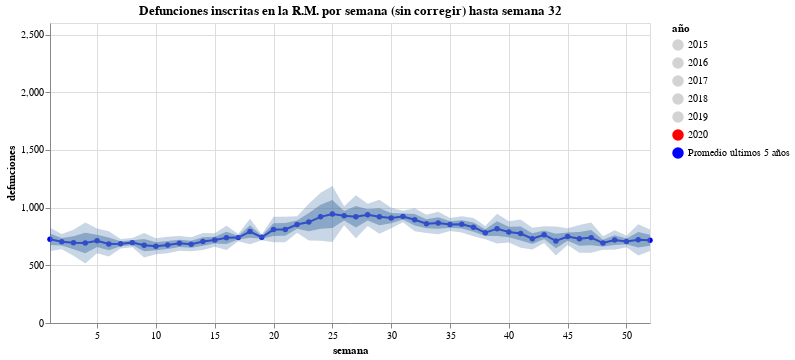

The notebook cell saved with this chart:
### Code cell
#hide_input
label = alt.selection_single(
    encodings=['x'], # limit selection to x-axis value
    on='mouseover',  # select on mouseover events
    nearest=True,    # select data point nearest the cursor
    empty='none'     # empty selection includes no data points
)

base = alt.Chart(deaths_year_week.drop([i for i in np.arange(2010,2015)]).reset_index().melt("año", value_name="defunciones")).mark_line(point=True).encode(
    x = alt.X("semana:Q",scale=alt.Scale(domain=(1, 52))),
    y = alt.Y("defunciones", scale=alt.Scale(domain=(0,2500))),
    color=alt.Color('año:N', scale=alt.Scale(range=['lightgray', 'lightgray', 'lightgray', 'lightgray', 'lightgray', 'red',"blue"], 
                                             domain=["2015", "2016", "2017", "2018", "2019", "2020", "Promedio últimos 5 años"]))
)

alt.layer(
    base, # base line chart
    
    alt.Chart(df_expected.reset_index()).mark_area(
        opacity=0.5
    ).encode(
        x=alt.X("semana", scale=alt.Scale(domain=(1, 52))),
        y=alt.Y("lower:Q", axis=alt.Axis(title="defunciones")),
        y2="upper:Q"
    ),
    
    alt.Chart(df_expected.reset_index()).mark_area(
        opacity=0.3
    ).encode(
        x=alt.X("semana", scale=alt.Scale(domain=(1, 52))),
        y="lower 2:Q",
        y2="upper 2:Q"
    ),
    # add a rule mark to serve as a guide line
    alt.Chart().mark_rule(color='#aaa').encode(
        x = alt.X('semana', scale=alt.Scale(domain=(1, 52)), axis=alt.Axis(title='semana'), sort=None)
    ).transform_filter(label),
    
    # add circle marks for selected time points, hide unselected points
    base.mark_circle().encode(
        opacity=alt.condition(label, alt.value(1), alt.value(0))
    ).add_selection(label),

    # add white stroked text to provide a legible background for labels
    base.mark_text(align='left', dx=5, dy=-5, stroke='white', strokeWidth=2).encode(
        text='defunciones'
    ).transform_filter(label),

    # add text labels for stock prices
    base.mark_text(align='left', dx=5, dy=-5).encode(
        text='defunciones'
    ).transform_filter(label),
    
    data=deaths_year_week.drop([i for i in np.arange(2010,2015)]).reset_index().melt("año", value_name="defunciones")
).properties(
    title = f'Defunciones inscritas en la R.M. por semana (sin corregir) hasta semana {current_week-1}',
    width=600
)

### Figure 1 — Vega-Lite specification as saved in the notebook (floating-point values rounded to 4 significant figures; data arrays with more than 128 entries replaced by an {"elided": "..."} marker saying what was removed)
{"config": {"view": {"continuousWidth": 400, "continuousHeight": 300}}, "layer": [{"data": {"name": "data-6564d18080e9ed59aca9c8c5ecdf89f8"}, "mark": {"type": "line", "point": true}, "encoding": {"color": {"type": "nominal", "field": "año", "scale": {"domain": ["2015", "2016", "2017", "2018", "2019", "2020", "Promedio últimos 5 años"], "range": ["lightgray", "lightgray", "lightgray", "lightgray", "lightgray", "red", "blue"]}}, "x": {"type": "quantitative", "field": "semana", "scale": {"domain": [1, 52]}}, "y": {"type": "quantitative", "field": "defunciones", "scale": {"domain": [0, 2500]}}}}, {"data": {"name": "data-899c04c091211f5f13ff1924aff6e121"}, "mark": {"type": "area", "opacity": 0.5}, "encoding": {"x": {"type": "quantitative", "field": "semana", "scale": {"domain": [1, 52]}}, "y": {"type": "quantitative", "axis": {"title": "defunciones"}, "field": "lower"}, "y2": {"field": "upper"}}}, {"data": {"name": "data-899c04c091211f5f13ff1924aff6e121"}, "mark": {"type": "area", "opacity": 0.3}, "encoding": {"x": {"type": "quantitative", "field": "semana", "scale": {"domain": [1, 52]}}, "y": {"type": "quantitative", "field": "lower 2"}, "y2": {"field": "upper 2"}}}, {"mark": {"type": "rule", "color": "#aaa"}, "encoding": {"x": {"type": "quantitative", "axis": {"title": "semana"}, "field": "semana", "scale": {"domain": [1, 52]}, "sort": null}}, "transform": [{"filter": {"selection": "selector003"}}]}, {"data": {"name": "data-6564d18080e9ed59aca9c8c5ecdf89f8"}, "mark": "circle", "encoding": {"color": {"type": "nominal", "field": "año", "scale": {"domain": ["2015", "2016", "2017", "2018", "2019", "2020", "Promedio últimos 5 años"], "range": ["lightgray", "lightgray", "lightgray", "lightgray", "lightgray", "red", "blue"]}}, "opacity": {"condition": {"value": 1, "selection": "selector003"}, "value": 0}, "x": {"type": "quantitative", "field": "semana", "scale": {"domain": [1, 52]}}, "y": {"type": "quantitative", "field": "defunciones", "scale": {"domain": [0, 2500]}}}, "selection": {"selector003": {"type": "single", "encodings": ["x"], "on": "mouseover", "nearest": true, "empty": "none"}}}, {"data": {"name": "data-6564d18080e9ed59aca9c8c5ecdf89f8"}, "mark": {"type": "text", "align": "left", "dx": 5, "dy": -5, "stroke": "white", "strokeWidth": 2}, "encoding": {"color": {"type": "nominal", "field": "año", "scale": {"domain": ["2015", "2016", "2017", "2018", "2019", "2020", "Promedio últimos 5 años"], "range": ["lightgray", "lightgray", "lightgray", "lightgray", "lightgray", "red", "blue"]}}, "text": {"type": "quantitative", "field": "defunciones"}, "x": {"type": "quantitative", "field": "semana", "scale": {"domain": [1, 52]}}, "y": {"type": "quantitative", "field": "defunciones", "scale": {"domain": [0, 2500]}}}, "transform": [{"filter": {"selection": "selector003"}}]}, {"data": {"name": "data-6564d18080e9ed59aca9c8c5ecdf89f8"}, "mark": {"type": "text", "align": "left", "dx": 5, "dy": -5}, "encoding": {"color": {"type": "nominal", "field": "año", "scale": {"domain": ["2015", "2016", "2017", "2018", "2019", "2020", "Promedio últimos 5 años"], "range": ["lightgray", "lightgray", "lightgray", "lightgray", "lightgray", "red", "blue"]}}, "text": {"type": "quantitative", "field": "defunciones"}, "x": {"type": "quantitative", "field": "semana", "scale": {"domain": [1, 52]}}, "y": {"type": "quantitative", "field": "defunciones", "scale": {"domain": [0, 2500]}}}, "transform": [{"filter": {"selection": "selector003"}}]}], "data": {"name": "data-6564d18080e9ed59aca9c8c5ecdf89f8"}, "title": "Defunciones inscritas en la R.M. por semana (sin corregir) hasta semana 32", "width": 600, "$schema": "https://vega.github.io/schema/vega-lite/v4.8.1.json", "datasets": {"data-6564d18080e9ed59aca9c8c5ecdf89f8": {"elided": "364 records"}, "data-899c04c091211f5f13ff1924aff6e121": [{"semana": 1, "Expected": 725.0, "lower": 675.0, "upper": 775.0, "lower 2": 625.0, "upper 2": 825.0}, {"semana": 2, "Expected": 705.0, "lower": 672.5, "upper": 737.5, "lower 2": 639.5, "upper 2": 770.5}, {"semana": 3, "Expected": 695.5, "lower": 639.5, "upper": 751.5, "lower 2": 583.5, "upper 2": 807.5}, {"semana": 4, "Expected": 692.5, "lower": 603.5, "upper": 781.5, "lower 2": 515.0, "upper 2": 870.0}, {"semana": 5, "Expected": 712.0, "lower": 658.5, "upper": 765.5, "lower 2": 604.5, "upper 2": 819.5}, {"semana": 6, "Expected": 685.5, "lower": 631.0, "upper": 740.0, "lower 2": 576.0, "upper 2": 795.0}, {"semana": 7, "Expected": 687.0, "lower": 666.0, "upper": 708.0, "lower 2": 645.5, "upper 2": 728.5}, {"semana": 8, "Expected": 696.5, "lower": 676.5, "upper": 716.5, "lower 2": 656.0, "upper 2": 737.0}, {"semana": 9, "Expected": 674.5, "lower": 621.5, "upper": 727.5, "lower 2": 568.0, "upper 2": 781.0}, {"semana": 10, "Expected": 665.0, "lower": 630.5, "upper": 699.5, "lower 2": 596.0, "upper 2": 734.0}, {"semana": 11, "Expected": 676.0, "lower": 640.5, "upper": 711.5, "lower 2": 605.0, "upper 2": 747.0}, {"semana": 12, "Expected": 690.5, "lower": 658.5, "upper": 722.5, "lower 2": 627.0, "upper 2": 754.0}, {"semana": 13, "Expected": 682.5, "lower": 651.5, "upper": 713.5, "lower 2": 621.0, "upper 2": 744.0}, {"semana": 14, "Expected": 706.5, "lower": 669.5, "upper": 743.5, "lower 2": 632.0, "upper 2": 781.0}, {"semana": 15, "Expected": 719.0, "lower": 689.5, "upper": 748.5, "lower 2": 660.0, "upper 2": 778.0}, {"semana": 16, "Expected": 738.0, "lower": 685.5, "upper": 790.5, "lower 2": 633.0, "upper 2": 843.0}, {"semana": 17, "Expected": 740.0, "lower": 724.5, "upper": 755.5, "lower 2": 709.5, "upper 2": 770.5}, {"semana": 18, "Expected": 793.0, "lower": 738.0, "upper": 848.0, "lower 2": 682.5, "upper 2": 903.5}, {"semana": 19, "Expected": 743.0, "lower": 730.5, "upper": 755.5, "lower 2": 718.0, "upper 2": 768.0}, {"semana": 20, "Expected": 809.5, "lower": 754.0, "upper": 865.0, "lower 2": 699.0, "upper 2": 920.0}, {"semana": 21, "Expected": 811.0, "lower": 755.5, "upper": 866.5, "lower 2": 700.5, "upper 2": 921.5}, {"semana": 22, "Expected": 853.0, "lower": 817.5, "upper": 888.5, "lower 2": 781.5, "upper 2": 924.5}, {"semana": 23, "Expected": 874.5, "lower": 795.0, "upper": 954.0, "lower 2": 715.5, "upper 2": 1033.0}, {"semana": 24, "Expected": 920.0, "lower": 816.0, "upper": 1024.0, "lower 2": 712.5, "upper 2": 1128.0}, {"semana": 25, "Expected": 945.0, "lower": 824.0, "upper": 1066.0, "lower 2": 703.0, "upper 2": 1187.0}, {"semana": 26, "Expected": 929.0, "lower": 888.0, "upper": 970.0, "lower 2": 846.5, "upper 2": 1012.0}, {"semana": 27, "Expected": 921.5, "lower": 828.0, "upper": 1015.0, "lower 2": 734.5, "upper 2": 1108.0}, {"semana": 28, "Expected": 937.5, "lower": 889.0, "upper": 986.0, "lower 2": 840.5, "upper 2": 1034.0}, {"semana": 29, "Expected": 921.5, "lower": 848.0, "upper": 995.0, "lower 2": 774.5, "upper 2": 1069.0}, {"semana": 30, "Expected": 909.5, "lower": 865.0, "upper": 954.0, "lower 2": 820.5, "upper 2": 998.5}, {"semana": 31, "Expected": 923.0, "lower": 898.0, "upper": 948.0, "lower 2": 873.0, "upper 2": 973.0}, {"semana": 32, "Expected": 894.5, "lower": 845.0, "upper": 944.0, "lower 2": 795.0, "upper 2": 994.0}, {"semana": 33, "Expected": 860.0, "lower": 820.5, "upper": 899.5, "lower 2": 781.0, "upper 2": 939.0}, {"semana": 34, "Expected": 866.5, "lower": 817.5, "upper": 915.5, "lower 2": 769.0, "upper 2": 964.0}, {"semana": 35, "Expected": 853.0, "lower": 825.0, "upper": 881.0, "lower 2": 797.0, "upper 2": 909.0}, {"semana": 36, "Expected": 855.0, "lower": 819.5, "upper": 890.5, "lower 2": 784.0, "upper 2": 926.0}, {"semana": 37, "Expected": 830.5, "lower": 791.0, "upper": 870.0, "lower 2": 752.0, "upper 2": 909.0}, {"semana": 38, "Expected": 782.5, "lower": 753.5, "upper": 811.5, "lower 2": 725.0, "upper 2": 840.0}, {"semana": 39, "Expected": 817.5, "lower": 753.0, "upper": 882.0, "lower 2": 688.5, "upper 2": 946.5}, {"semana": 40, "Expected": 789.0, "lower": 743.0, "upper": 835.0, "lower 2": 697.0, "upper 2": 881.0}, {"semana": 41, "Expected": 775.0, "lower": 714.0, "upper": 836.0, "lower 2": 652.5, "upper 2": 897.5}, {"semana": 42, "Expected": 731.0, "lower": 684.0, "upper": 778.0, "lower 2": 637.0, "upper 2": 825.0}, {"semana": 43, "Expected": 765.0, "lower": 729.0, "upper": 801.0, "lower 2": 692.5, "upper 2": 837.5}, {"semana": 44, "Expected": 711.0, "lower": 648.0, "upper": 774.0, "lower 2": 585.0, "upper 2": 837.0}, {"semana": 45, "Expected": 749.0, "lower": 713.0, "upper": 785.0, "lower 2": 677.0, "upper 2": 821.0}, {"semana": 46, "Expected": 729.5, "lower": 669.5, "upper": 789.5, "lower 2": 609.0, "upper 2": 850.0}, {"semana": 47, "Expected": 740.0, "lower": 674.0, "upper": 806.0, "lower 2": 608.0, "upper 2": 872.0}, {"semana": 48, "Expected": 693.0, "lower": 663.5, "upper": 722.5, "lower 2": 634.5, "upper 2": 751.5}, {"semana": 49, "Expected": 719.0, "lower": 676.5, "upper": 761.5, "lower 2": 634.0, "upper 2": 804.0}, {"semana": 50, "Expected": 706.5, "lower": 681.5, "upper": 731.5, "lower 2": 656.5, "upper 2": 756.5}, {"semana": 51, "Expected": 721.0, "lower": 653.5, "upper": 788.5, "lower 2": 586.0, "upper 2": 856.0}, {"semana": 52, "Expected": 717.0, "lower": 670.0, "upper": 764.0, "lower 2": 623.0, "upper 2": 811.0}]}}
